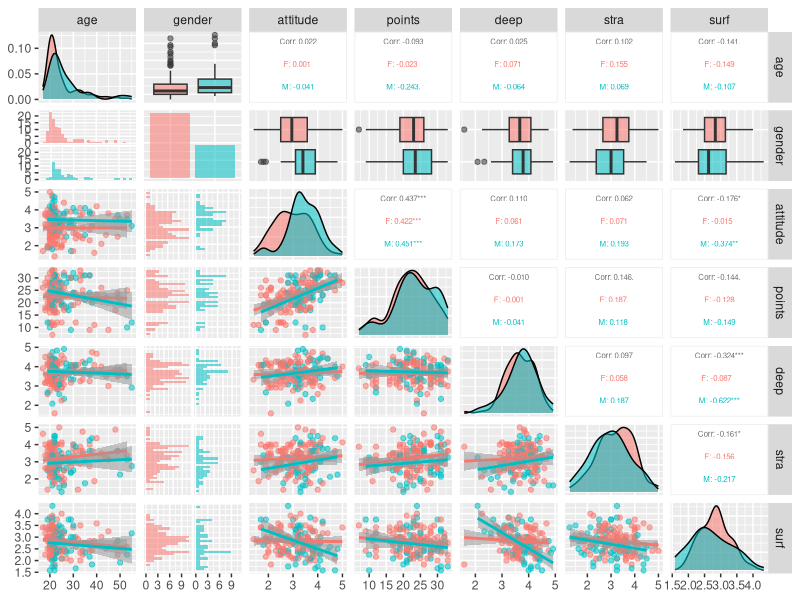
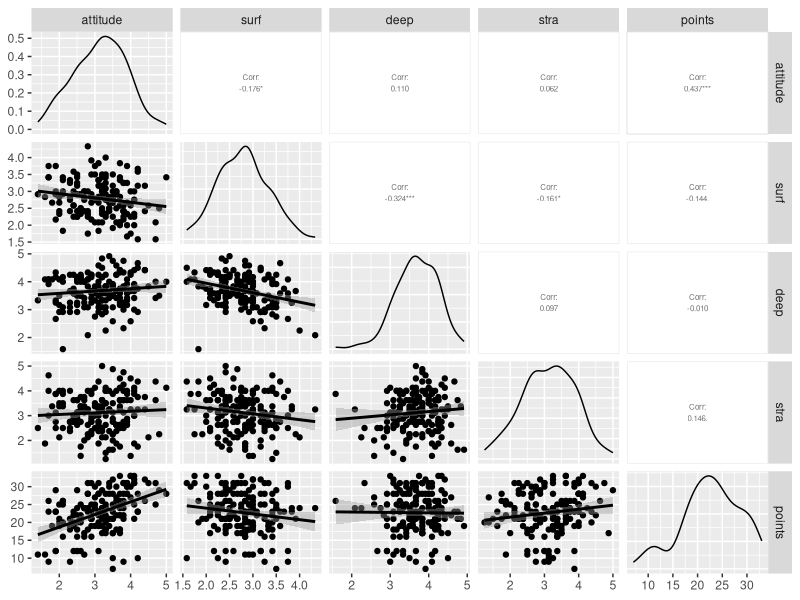
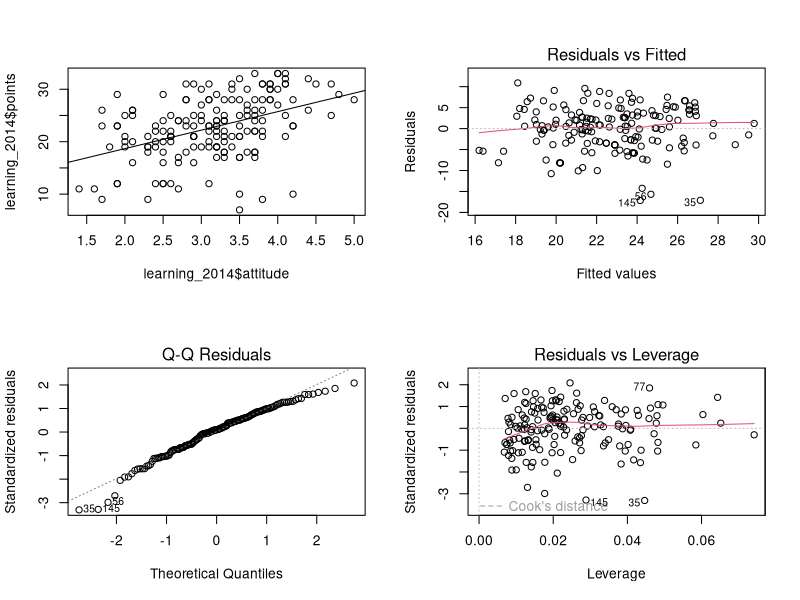

Source code (R) for these figures, in order:
## ---- chunk 1
#Load packages
library(tidyverse)
library(GGally)


#Read in the data
setwd("~/IODS-project/data")
learning_2014 <- read.table("learning_2014.txt")

## ---- chunk 2
str(learning_2014)
head(learning_2014)
summary(learning_2014)
## ---- chunk 3
#Lower adds the regression lines
#Upper scales the text in correlation
#boxes
ggpairs(learning_2014,
        aes(
          col=gender,alpha=0.5),
        lower = list(continuous =
                       wrap("smooth")),
        upper = list(continuous =
                       wrap("cor", size =
                              2)))

## ---- chunk 4
ggpairs(learning_2014 %>%
          select(c("attitude",
                   "surf",
                   "deep",
                   "stra",
                   "points")),
        lower = list(continuous =
                       wrap("smooth")),
        upper = list(continuous =
                       wrap("cor", size =
                              2)))
## ---- chunk 5
model1 <-
  lm(points ~ 
       attitude + stra + surf,
     data=learning_2014)
summary(model1)

## ---- chunk 6
model2 <-
  lm(points ~ 
       attitude,
     data=learning_2014)
summary(model2)

## ---- chunk 7
par(mfrow=c(2,2))
plot(y=learning_2014$points,
     x=learning_2014$attitude)
abline(lm(points~attitude,data=learning_2014))
plot(model1,which=c(1,2,5))

